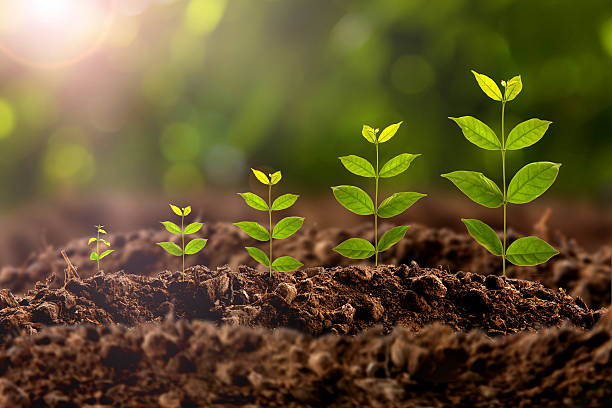
#> input picture Image_processing_study/images/plant.jpg, 612 x 408 px, found by its file name
$ python Image_thresholding.py
#> lines starting #> are read from the running program, lines starting #| are printed output that depends on the picture; after the words box and inside, x2 and y2 are one past the last pixel; in counts of white or black regions, pixels touching at a corner belong together
import numpy as np
import cv2


def showimg(image):
    cv2.imshow("iwin",image)
    cv2.waitKey(0)

image =cv2.imread("/../images/plant.jpg",-1)
#> image is the input picture: shape (408, 612, 3); mean B, G, R 46, 84.8, 98.6
image.shape

#convert image to gray
gray = cv2.cvtColor(image,cv2.COLOR_BGR2GRAY)
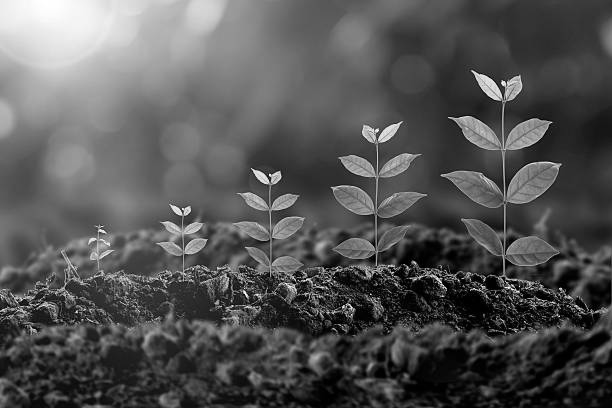
#> gray: shape (408, 612); min 0, max 255, mean 84.5


#Thresholding
#binary
ret, bin_img = cv2.threshold(gray,127,255,cv2.THRESH_BINARY)
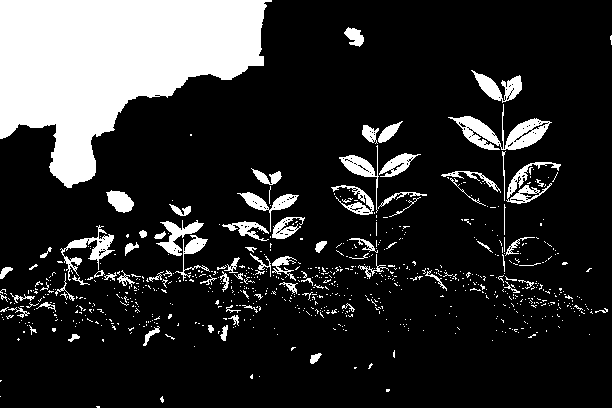
#> bin_img: shape (408, 612); 17.8% white; 787 white regions (707 under 20 px), largest, box (x1, y1, x2, y2) and area: (0, 0, 272, 188) 29739, (448, 104, 552, 150) 1655, (60, 225, 115, 281) 760
showimg(bin_img)

#binary inverse
ret, bininv_img = cv2.threshold(gray,127,255,cv2.THRESH_BINARY_INV)
showimg(bininv_img)

#OTSU
ret, otsu_img = cv2.threshold(gray,127,255,cv2.THRESH_OTSU)
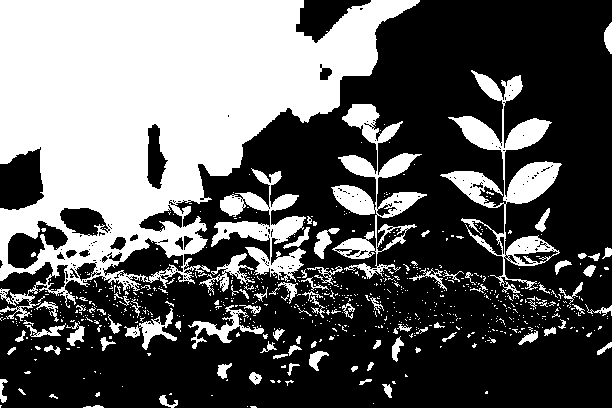
#> otsu_img: shape (408, 612); 37.5% white; 724 white regions (635 under 20 px), largest, box (x1, y1, x2, y2) and area: (0, 0, 420, 321) 68346, (440, 70, 562, 293) 6745, (331, 104, 427, 279) 4938
#> ret = 95
showimg(otsu_img)

#Trunc
ret, trunc_img = cv2.threshold(gray,127,255,cv2.THRESH_TRUNC)
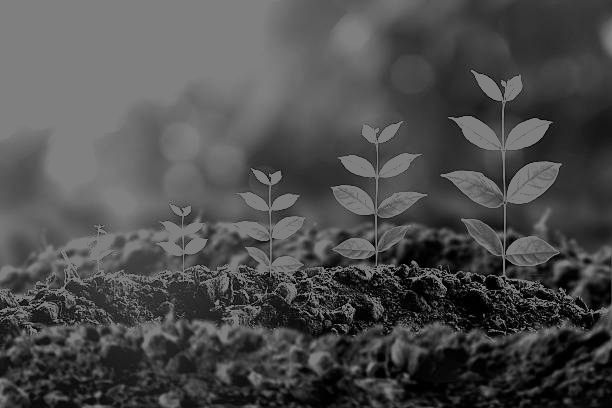
#> trunc_img: shape (408, 612); min 0, max 127, mean 76.6
showimg(trunc_img)

#tozero
ret, tozero_img = cv2.threshold(gray,127,255,cv2.THRESH_TOZERO)
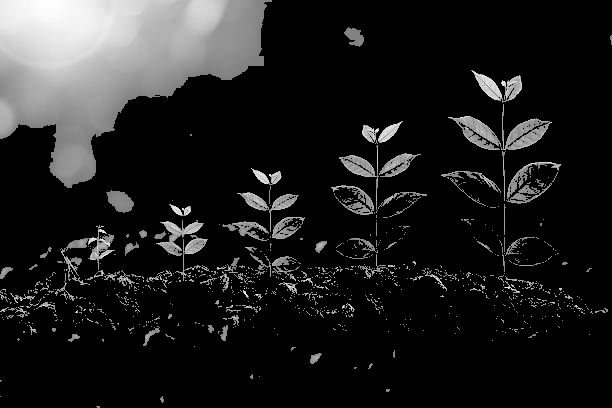
#> tozero_img: shape (408, 612); min 0, max 255, mean 30.6
showimg(tozero_img)

#Visual similarities of these these can be found
#http://opencv-python-tutroals.readthedocs.io/en/latest/py_tutorials/py_imgproc/py_thresholding/py_thresholding.html

#Adaptive threshold

adptive = cv2.adaptiveThreshold(gray,255,cv2.ADAPTIVE_THRESH_MEAN_C,cv2.THRESH_BINARY,11,2)
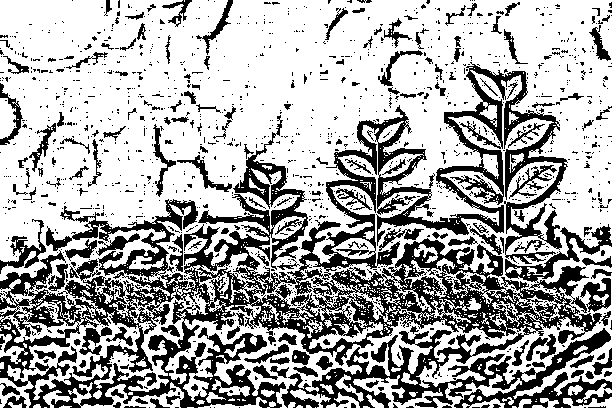
#> adptive: shape (408, 612); 66.6% white; 1351 black regions (1180 under 20 px), largest, box (x1, y1, x2, y2) and area: (0, 62, 612, 408) 63522, (0, 219, 46, 274) 658, (580, 278, 611, 312) 543
showimg(adptive)

$ run again, with Image_processing_study/images/beach.jpg copied over Image_processing_study/images/plant.jpg
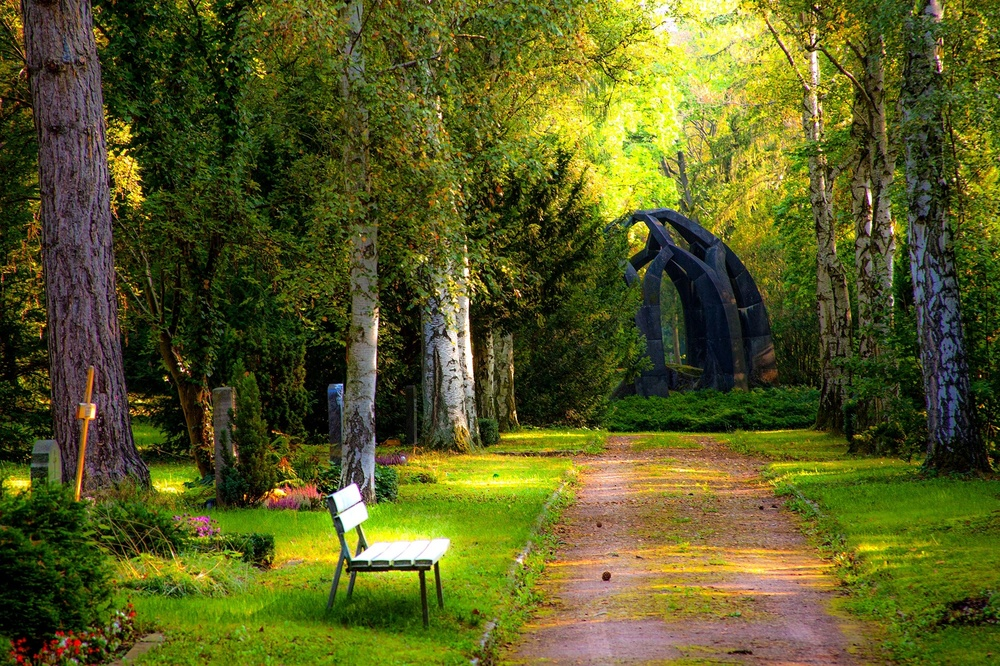
#> input picture Image_processing_study/images/beach.jpg, 1000 x 666 px, shrunk from 2000 x 1333 before the run, found by its file name
#> image is the input picture: shape (666, 1000, 3); mean B, G, R 34.7, 91.9, 88.7
#> `ret, bin_img = cv2.threshold(gray,127,255,cv2.THRESH_BINARY)`:
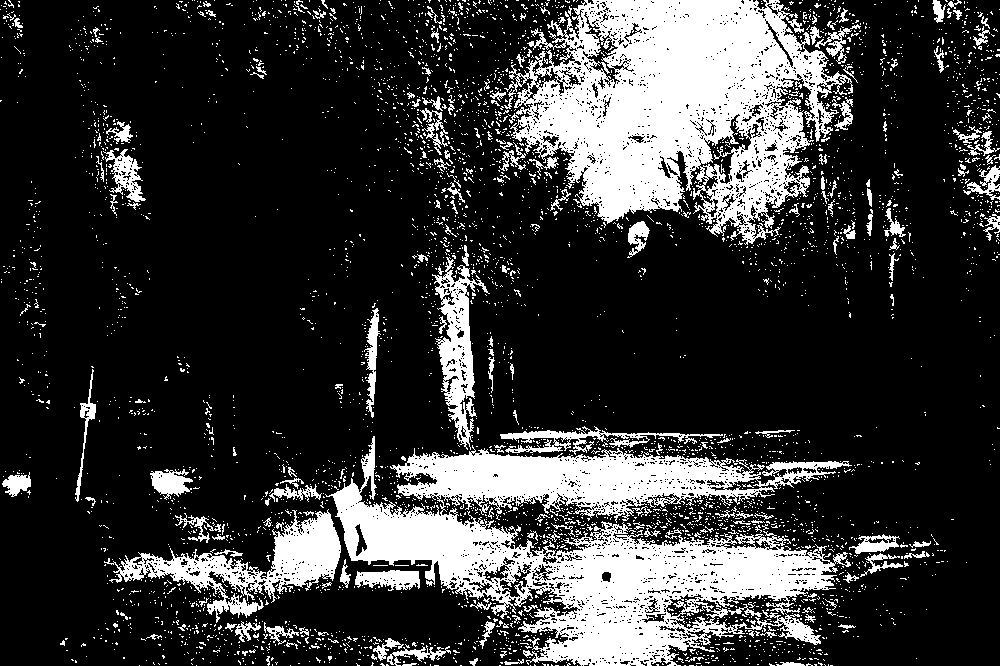
#> bin_img: shape (666, 1000); 21.4% white; 4396 white regions (4203 under 20 px), largest, box (x1, y1, x2, y2) and area: (325, 436, 852, 666) 52356, (504, 0, 853, 245) 47411, (104, 509, 341, 623) 7580
#> otsu_img: shape (666, 1000); 37.6% white; 5739 white regions (5410 under 20 px), largest, box (x1, y1, x2, y2) and area: (97, 235, 1000, 666) 132168, (465, 0, 868, 275) 63610, (390, 71, 472, 224) 3144
#> ret = 96
#> `adptive = cv2.adaptiveThreshold(gray,255,cv2.ADAPTIVE_THRESH_MEAN_C,cv..`:
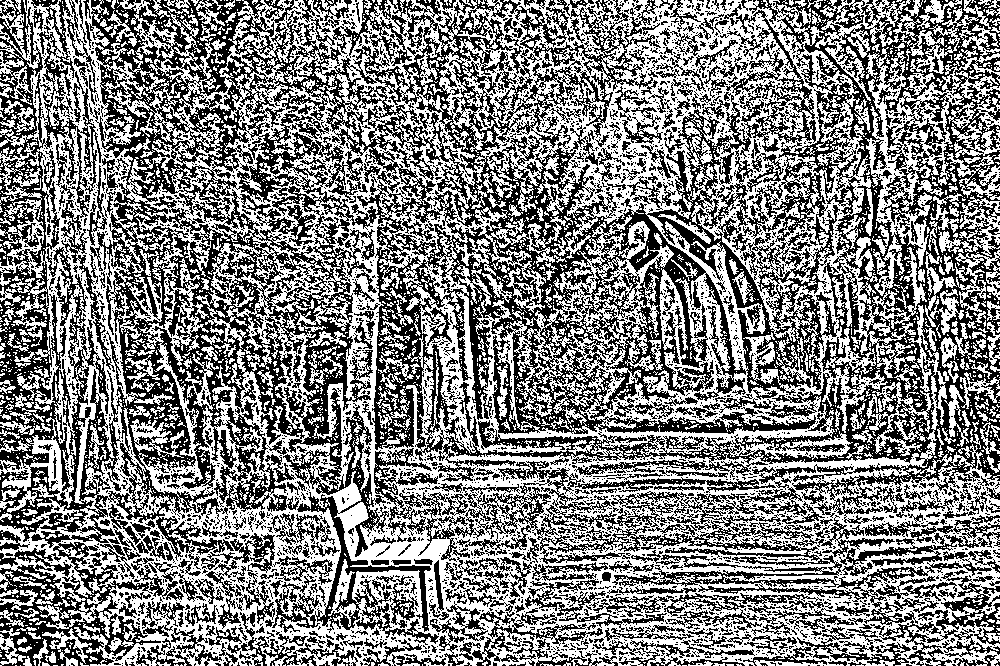
#> adptive: shape (666, 1000); 51.2% white; black in thin lines or dots

$ run again, with Image_processing_study/images/fall.jpg copied over Image_processing_study/images/plant.jpg
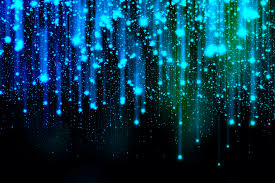
#> input picture Image_processing_study/images/fall.jpg, 275 x 183 px, found by its file name
#> image is the input picture: shape (183, 275, 3); mean B, G, R 75.8, 54.6, 4.8
#> `ret, bin_img = cv2.threshold(gray,127,255,cv2.THRESH_BINARY)`:
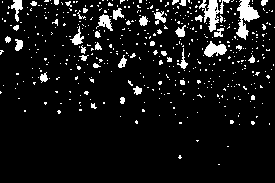
#> bin_img: shape (183, 275); 7.9% white; 459 white regions (418 under 20 px), largest, box (x1, y1, x2, y2) and area: (236, 0, 260, 40) 427, (199, 0, 230, 32) 375, (204, 41, 227, 57) 219
#> otsu_img: shape (183, 275); 26.5% white; 750 white regions (717 under 20 px), largest, box (x1, y1, x2, y2) and area: (64, 0, 193, 105) 5110, (187, 0, 273, 103) 4292, (4, 0, 26, 52) 516
#> ret = 63
#> `adptive = cv2.adaptiveThreshold(gray,255,cv2.ADAPTIVE_THRESH_MEAN_C,cv..`:
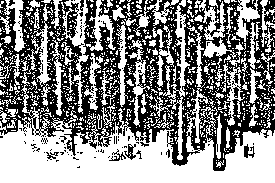
#> adptive: shape (183, 275); 53.3% white; 133 black regions (123 under 20 px), largest, box (x1, y1, x2, y2) and area: (0, 0, 275, 171) 22678, (124, 144, 136, 160) 85, (244, 144, 255, 158) 82
